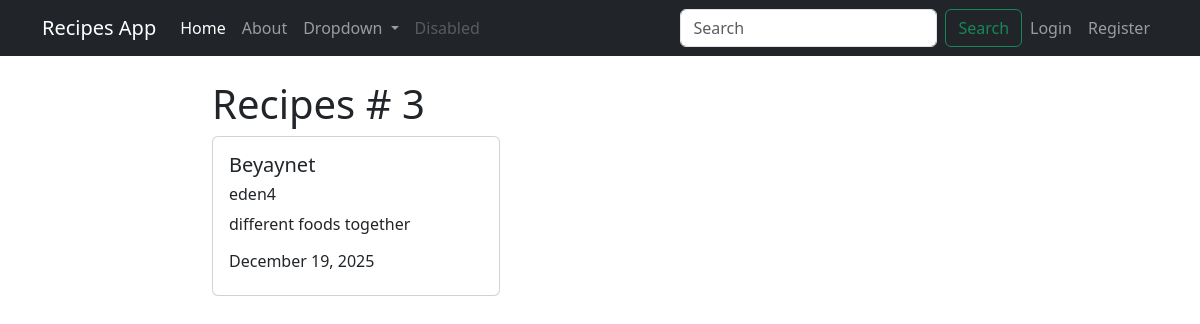
/recipe/3, run on the app's committed database.
### recipes/models.py (models this page shows, shortened)
class Recipe(models.Model):
    title = models.CharField(max_length=100)
    description = models.TextField()
    author = models.ForeignKey(User, on_delete=models.CASCADE )
    created_at = models.DateTimeField(auto_now_add=True)
    updated_at = models.DateTimeField(auto_now=True)

### recipes/views.py (the view)
# urls.py: path('recipe/<int:pk>', views.RecipeDetailView.as_view(), name="recipes-detail"),
class RecipeDetailView(DetailView):
    model = models.Recipe

### recipes/templates/recipes/recipe_detail.html
{% extends 'recipes/base.html' %}
{% block content %}
    <h1>Recipes # {{object.id}} </h1>
    <div class="card" style="width: 18rem;">
  <div class="card-body">
    <h5 class="card-title">{{object.title}} </h5>
    <h6 class="card-title">{{object.author}} </h6>
    <p class="card-text">{{object.description}}</p>
    <h6 class="card-title">{{object.updated_at | date:"F d, Y"}} </h6>
  </div>
</div>
    {% endblock content %}

### data on the page
Recipe: id "3", title "Beyaynet", author "eden4", description "different foods together", updated_at "December 19, 2025"
